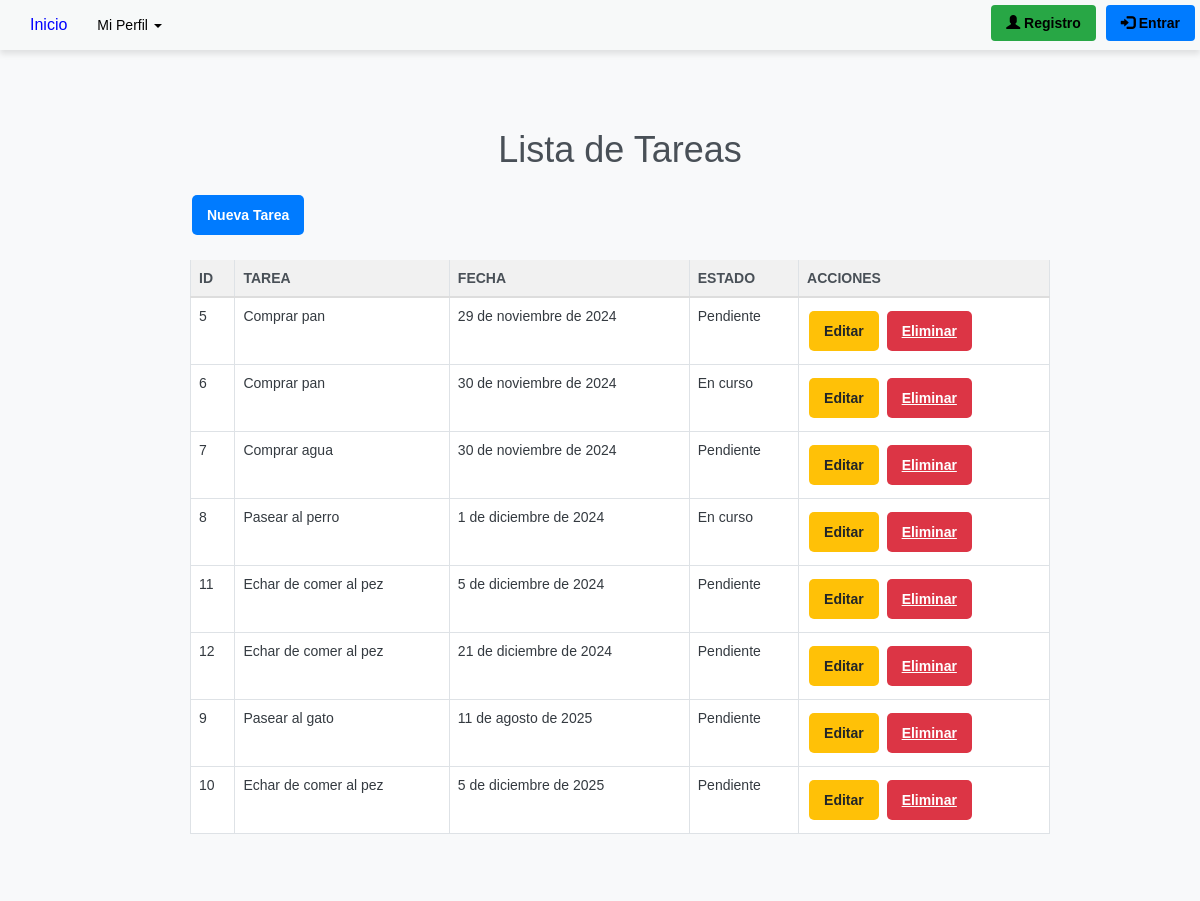
/listar_tareas/, run on the app's committed database.
### appportfolio/models.py (models this page shows, shortened)
class Tarea(models.Model):
    id = models.AutoField(primary_key=True)
    tarea = models.TextField('Tarea', max_length=50, null=True, blank=True)
    fecha = models.DateField(verbose_name='Fecha', null=True, blank=True)
    estado = models.ForeignKey(Estado, related_name='estado_tarea', null=True, blank=True, on_delete=models.PROTECT)
    class Meta:
        verbose_name = 'Tarea'  # puede ser otro nombre
        verbose_name_plural = 'Tareas'
        ordering = ['fecha']

class Estado(models.Model):
    id = models.AutoField(primary_key=True)
    estado = models.TextField('Estado', max_length=50, null=True, blank=True)
    class Meta:
        verbose_name = 'Estado'  # puede ser otro nombre
        verbose_name_plural = 'Estados'
        ordering = ['id']

### appportfolio/views.py (the view)
# urls.py: path('listar_tareas/', views.listar_tareas, name='listar_tareas'),
def listar_tareas(request):
    tareas = Tarea.objects.all()
    return render(request, 'listar_tareas.html', {'tareas': tareas})

### templates/listar_tareas.html (shortened to what this page needs)
{% extends "base.html" %}
{% load static %}
{% block head %}
<link rel="stylesheet" href="https://maxcdn.bootstrapcdn.com/bootstrap/3.3.5/css/bootstrap.min.css">
<link rel="stylesheet" href="{% static 'css/cssTarea.css' %}">
{% endblock %}
{% block content %}
<div class="container mt-4">
    <h1>Lista de Tareas</h1>
    <a href="{% url 'crear_tarea' %}" class="btn btn-primary">Nueva Tarea</a>
    <table class="table mt-3">
        <thead>
            <tr>
                <th>ID</th>
                <th>Tarea</th>
                <th>Fecha</th>
                <th>Estado</th>
                <th>Acciones</th>
            </tr>
        </thead>
        <tbody>
            {% for tarea in tareas %}
            <tr>
                <td>{{ tarea.id }}</td>
                <td>{{ tarea.tarea }}</td>
                <td>{{ tarea.fecha }}</td>
                <td>{{ tarea.estado.estado }}</td>
                <td>
                    <a href="{% url 'editar_tarea' tarea.id %}" class="btn btn-warning">Editar</a>
                    <a href="{% url 'eliminar_tarea' tarea.id %}" class="btn btn-danger" onclick="return confirm('¿Estás seguro?');">Eliminar</a>
                </td>
            </tr>
            {% endfor %}
        </tbody>
    </table>
</div>
{% endblock %}

### static/css/cssTarea.css (style rules this page uses)
body { font-family: 'Arial', sans-serif; margin: 0; padding: 0; background-color: #f8f9fa; color: #343a40; }
.container { max-width: 900px; margin: 20px auto; padding: 20px; border-radius: 8px; box-shadow: none; background-color: transparent; }
h1 { color: #495057; text-align: center; margin-bottom: 20px; }
.btn { display: inline-block; padding: 10px 15px; font-size: 14px; font-weight: bold; border-radius: 5px; text-align: center; text-decoration: none; margin: 5px 2px; }
.btn-primary { background-color: #007bff; color: #fff; border: none; }
.btn-warning { background-color: #ffc107; color: #212529; border: none; }
.btn-danger { background-color: #dc3545; color: #fff; border: none; }
.table { width: 100%; border-collapse: collapse; margin-top: 20px; }
.table th, .table td { border: 1px solid #dee2e6; padding: 10px; text-align: left; }
.table th { background-color: #f1f1f1; font-weight: bold; text-transform: uppercase; color: #495057; }
.table td { background-color: #ffffff; }
.mt-3 { margin-top: 20px; }
.mt-4 { margin-top: 30px; }
a[onclick] { cursor: pointer; text-decoration: underline; }

### static/css/cssNavbar.css (style rules this page uses)
.btn-primary { background-color: #007bff; border: none; color: white; }
.btn-danger { background-color: #dc3545; border: none; color: white; }

### data on the page
Tarea: id "5", tarea "Comprar pan", fecha "29 de noviembre de 2024", estado.estado "Pendiente"
Tarea: id "6", tarea "Comprar pan", fecha "30 de noviembre de 2024", estado.estado "En curso"
Tarea: id "7", tarea "Comprar agua", fecha "30 de noviembre de 2024", estado.estado "Pendiente"
Tarea: id "8", tarea "Pasear al perro", fecha "1 de diciembre de 2024", estado.estado "En curso"
Tarea: id "11", tarea "Echar de comer al pez", fecha "5 de diciembre de 2024", estado.estado "Pendiente"
Tarea: id "12", tarea "Echar de comer al pez", fecha "21 de diciembre de 2024", estado.estado "Pendiente"
Tarea: id "9", tarea "Pasear al gato", fecha "11 de agosto de 2025", estado.estado "Pendiente"
Tarea: id "10", tarea "Echar de comer al pez", fecha "5 de diciembre de 2025", estado.estado "Pendiente"
